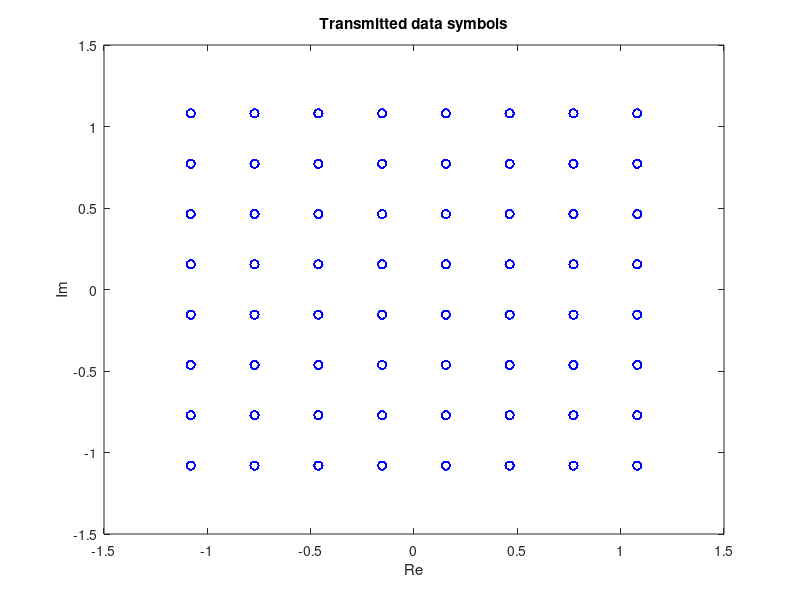

MATLAB code for this plot: (Note: this script raises an error after producing the figure.)
alphabet_size = 64;
% Number of symbols in the QAM alphabet (e.g. 16 means 16-QAM). Valid alphabet
% sizes are 4, 16, 64, 256, 1024, ... (i.e. the possible values are given
% by the vector 2.^(2:2:N), for any N)
SNR = 10; % Signal-to-noise power ratio [dB]
T = 1/10e6; % Symbol time interval [s]
fc = 75e6; % Carrier frequency
r = 20; % Oversampling factor (r samples per pulse)
N_symbols_per_pulse = 30; % Duration of TX/RX-filters in numbers of symbols
alfa = 0.25; % Roll-off factor (excess bandwidth)

Fs = r/T; % Sampling frequency
Ts = 1/Fs; % Sampling time interval
N_data_symbols = 10000; % Number of data symbols
N_training_symbols = 940; % Number of training symbols

qam_axis = -sqrt(alphabet_size)+1:2:sqrt(alphabet_size)-1;
alphabet = bsxfun(@plus,qam_axis',1j*qam_axis); 
%%% equivalent to alphabet = repmat(qam_axis', 1, sqrt(alphabet_size)) +
repmat(1j*qam_axis, sqrt(alphabet_size), 1); %%%
alphabet = alphabet(:).'; % alphabet symbols as a row vector
% Scaling the constellation, so that the mean power of a transmitted symbol
% is one (e.g., with QPSK this is 1/sqrt(2), and for 16-QAM 1/sqrt(10))
alphabet_scaling_factor = 1/sqrt(mean(abs(alphabet).^2));
alphabet = alphabet*alphabet_scaling_factor;
% Random vector of symbol indices (i.e., numbers between 1...alphabet_size)
symbol_ind = randi(length(alphabet),1,N_data_symbols);
data_symbols = alphabet(symbol_ind); % Data symbols to be transmitted
figure
plot(data_symbols,'bo')
xlabel('Re')
ylabel('Im')
title('Transmitted data symbols')

% Generation of training symbols (similar to data symbols):
training_symbols = alphabet(randi(length(alphabet),1,N_training_symbols));
% Concatenating the training and data symbols to get the overall
% transmitted symbols:
symbol_frame = [training_symbols data_symbols];
%%
p = rcosdesign(alfa,N_symbols_per_pulse,r,'sqrt');
figure
plot(-N_symbols_per_pulse*r/2*Ts:Ts:N_symbols_per_pulse*r/2*Ts,p,'b')
hold on
plot(-N_symbols_per_pulse*r/2*Ts:T:N_symbols_per_pulse*r/2*Ts,p(1:r:end),'ro')
xlabel('time [s]')
xlabel('Amplitude')
title('Transmit/receive RRC filter (pulse shape)')
legend('Pulse shape','Ideal symbol-sampling locations')

symbols_upsampled = zeros(size(1:r*length(symbol_frame))); % Zero vector initilized for Up-sampled symbol sequence
symbols_upsampled(1:r:r*length(symbol_frame)) = symbol_frame;
% I.e. now the up-sampled sequence looks like {a1 0 0... a2 0 0... a3 0 0...}
x_LP = filter(p,1,symbols_upsampled); % Transmitter filtering
x_LP = x_LP(1+(length(p)-1)/2:end); % Filter delay correction
%notice the here x_LP is the complex-valued lowpass equivalent signal of the transmitted real-valued bandpass signal x_BP (generated in the next stage)

% Time vector for the TX oscillator signal:
% t_TX_oscillator = 0:Ts:Ts*(length(x_LP)-1);
TX_clock_start_time = rand; % Clock start time in the TX oscillator
t_TX_oscillator = TX_clock_start_time + (0:Ts:Ts*(length(x_LP)-1));
% TX oscillator signal:
 TX_oscillator_signal = exp(1j*2*pi*fc*t_TX_oscillator);
% TX_oscillator_signal = exp(1j*2*pi*fc*TX_clock_start_time);
% Carrier modulation / upconversion (still complex valued):
x_BP_complex = x_LP.*TX_oscillator_signal;

% Taking the real value to finalize the lowpass-to-bandpass transformation:
x_BP = sqrt(2)*real(x_BP_complex);

figure % zoom manually to see the signal better
plot(t_TX_oscillator, abs(x_LP))
xlabel('Time [s]')
ylabel('Amplitude (of a complex signal)')
title('Lowpass signal in time domain')
figure % zoom manually to see the signal better
plot(t_TX_oscillator, x_BP) %notice no abs needed
xlabel('Time [s]')
ylabel('Amplitude')
title('Bandpass signal in time domain')
NFFT = 2^14; %FFT size
f = -Fs/2:1/(NFFT*Ts):Fs/2-1/(NFFT*Ts);%frequency vector
figure
plot(f/1e6, fftshift(abs(fft(x_LP,NFFT))))
xlabel('Frequency [MHz]')
ylabel('Amplitude ')
title('Amplitude spectrum of the lowpass signal')
figure
plot(f/1e6, fftshift(abs(fft(x_BP_complex,NFFT)))) %notice no abs needed
xlabel('Frequency [MHz]')
ylabel('Amplitude')
title('Amplitude spectrum of the bandpass signal')
figure
plot(f/1e6, fftshift(abs(fft(x_BP,NFFT)))) %notice no abs needed
xlabel('Frequency [MHz]')
ylabel('Amplitude')
title('Amplitude spectrum of the bandpass signal')
%%
delay = randi(940) % Delay in samples
x_BP = [zeros(1,delay), x_BP];